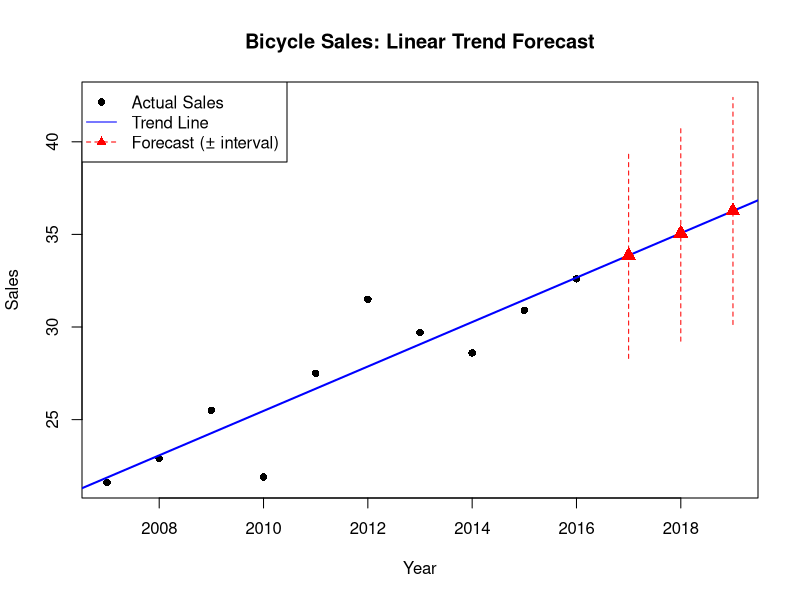

Write R code to recreate this figure.
# Adds charting + an actual future forecast to lineartrend.r, which fits
# lm(Sales ~ Year) and prints summary() but never plots the trend line
# or predicts a future year.

bicycle_df <- data.frame(
  Year = 2007:2016,
  Sales = c(21.6, 22.9, 25.5, 21.9, 27.5, 31.5, 29.7, 28.6, 30.9, 32.6)
)

bicycle_slr <- lm(Sales ~ Year, data = bicycle_df)
summary(bicycle_slr)

# predict() with newdata forecasts future years; interval = "prediction"
# also returns a lower/upper bound for the forecast
future_years <- data.frame(Year = 2017:2019)
forecast <- predict(bicycle_slr, newdata = future_years, interval = "prediction")
forecast_df <- cbind(future_years, forecast)
print(forecast_df)

# --- chart: actual sales, fitted trend line, and forecasted years ---
plot(bicycle_df$Year, bicycle_df$Sales, pch = 16, col = "black",
     xlim = range(c(bicycle_df$Year, future_years$Year)),
     ylim = range(c(bicycle_df$Sales, forecast_df$upr)),
     main = "Bicycle Sales: Linear Trend Forecast",
     xlab = "Year", ylab = "Sales")
abline(bicycle_slr, col = "blue", lwd = 2)                     # fitted trend line
points(forecast_df$Year, forecast_df$fit, col = "red", pch = 17, cex = 1.5)
segments(forecast_df$Year, forecast_df$lwr, forecast_df$Year, forecast_df$upr,
         col = "red", lty = 2)                                  # prediction interval
legend("topleft", legend = c("Actual Sales", "Trend Line", "Forecast (± interval)"),
       col = c("black", "blue", "red"), pch = c(16, NA, 17), lty = c(NA, 1, 2))
